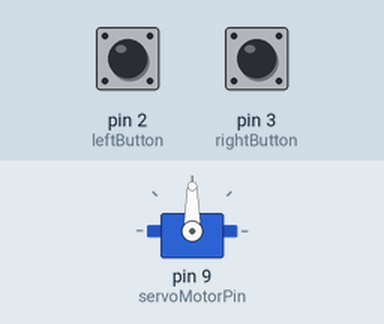
Simulated run of this sketch. Board: Arduino Uno, built with avr-gcc and run on an emulated ATmega328P. Shown: servo. The inputs (shaded band) are chosen by the test bench; at power-on: pin 2 (leftButton) HIGH, pin 3 (rightButton) HIGH.

Above: at 1.2 s.
1.3 s: pin 2 (leftButton) pulled LOW for 0.15 s
At 2.5 s:
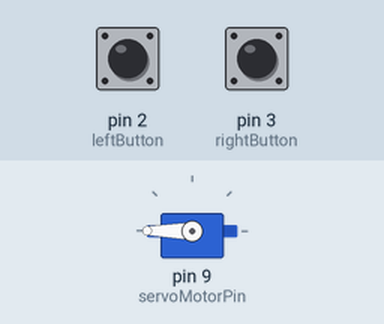
2.9 s: pin 3 (rightButton) pulled LOW for 0.15 s
At 3.9 s:
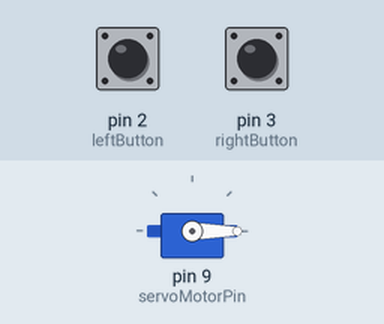
4.5 s: pin 2 (leftButton) pulled LOW for 1 s
At 5.2 s:
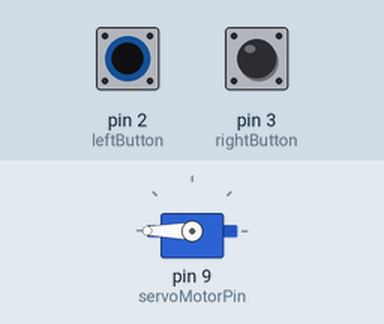
7.0 s: pin 3 (rightButton) pulled LOW for 1 s
At 8.4 s:
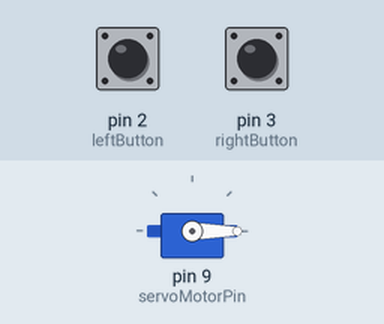
Timing chart, 0 to 10.0 s (numbered marks = the images above; inputs shaded):
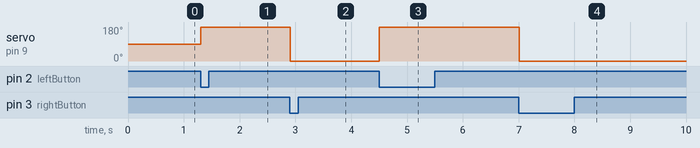

The sketch:

AR19_servo_motor.ino
```cpp
/*
 예제 7.2
 서보모터 구동
*/

// 서보모터 라이브러리 불러오기
#include <Servo.h>

// 서보모터 이름 설정
Servo motor1;

// 서보 모터 신호핀 설정
int servoMotorPin = 9;

int leftButton = 2;
int rightButton = 3;

boolean ar19lb = false;
boolean ar19rb = false;

void setup() {
  pinMode(rightButton, INPUT_PULLUP);
  pinMode(leftButton, INPUT_PULLUP);
  // 서보모터 설정. 0.6ms 부터 2.4ms 범위로 설정
  motor1.attach(servoMotorPin, 600, 2400);
  // 시리얼 통신 설정
  Serial.begin(9600);
}

void loop(){
  int ar19rb2 = digitalRead(rightButton);
  int ar19lb2 = digitalRead(leftButton);

  if(ar19rb2==LOW) {
    ar19rb = true;
    ar19lb = false;
  }
  else if(ar19lb2==LOW) {
    ar19rb = false;
    ar19lb = true;
  }

  if(ar19rb == true) {
    motor1.write(0);
  } else if(ar19lb == true) {
    motor1.write(270);
  }
  delay(20);
}
```

Measured:
- after the input at 1.3 s, servo on pin 9 (servoMotorPin): 90° → 180° at once
- after the input at 2.9 s, servo on pin 9 (servoMotorPin): 180° → 0° at once
- after the input at 4.5 s, servo on pin 9 (servoMotorPin): 0° → 180° at once
- after the input at 7.0 s, servo on pin 9 (servoMotorPin): 180° → 0° at once
